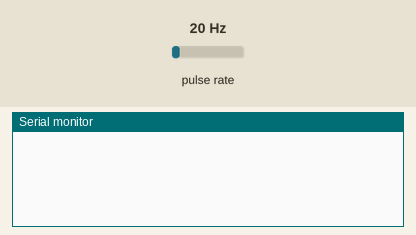
Recording of a sketch running on a simulated Arduino Uno, built with avr-gcc and run on an emulated ATmega328P. On the bench: the last lines printed to the serial monitor. Wiring (inferred from the names in the program): pulse sensor: data pin 2. The test bench sets the inputs (shaded band); at power-on: pulse rate 20 Hz.

Above: at 1.2 s.
1.3 s: pulse rate (sensor on pin 2) set to 4 Hz
At 3.3 s:
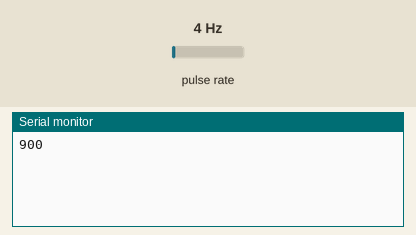
4.3 s: pulse rate (sensor on pin 2) set to 50 Hz
At 6.3 s:
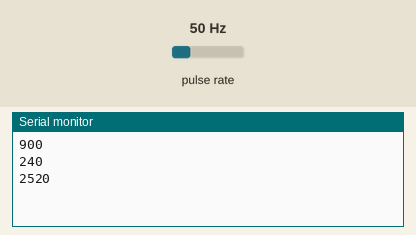
Timing chart, 0 to 7.8 s (numbered marks = the images above; inputs shaded):
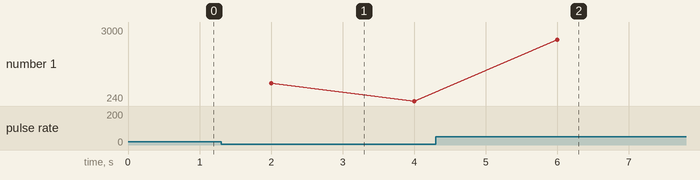

Measured:
- after the input at 1.3 s, the serial monitor: prints a new line after 0.70 s (image 1)
- after the input at 4.3 s, the serial monitor: prints a new line after 1.7 s (image 2)
- plotted number 1: 240 → 3000 after the input at 4.3 s

The sketch:

Tachymetre.ino
```cpp
float value=0;
float rev=0;
int rpm;
int oldtime=0;
int time;
#define PIN_SENSOR 2

void increment()          //interrupt service routine
{
  rev++;
}

void setup()
{
  Serial.begin(57600);
  pinMode(PIN_SENSOR ,INPUT_PULLUP);// Instead of using a pull up resistor
  attachInterrupt(digitalPinToInterrupt(PIN_SENSOR),increment,FALLING);  //attaching the interrupt
}
void loop()
{
  int junk = digitalRead(2);
  delay(2000);// 2 second delay
  detachInterrupt(0);           //detaches the interrupt while calculating
  time=millis()-oldtime;        //finds the time
  rpm=(rev/time)*60000;         //calculates rpm
  oldtime=millis();             //saves the current time
  rev=0;
  Serial.print("\r"); Serial.println(rpm);
  attachInterrupt(digitalPinToInterrupt(PIN_SENSOR),increment,FALLING);
}
```
